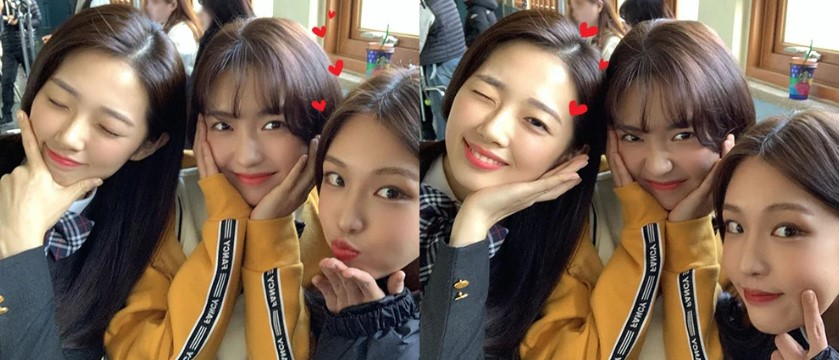
#> input picture img/sample10.jpg, 839 x 360 px
$ python mosaic.py   (older library calls are emulated)
#> lines starting #> are read from the running program, lines starting #| are printed output that depends on the picture
import matplotlib.pyplot as plt
import imutils
import cv2
import os
import sys

'''이미지 확인 function'''
def plt_imshow(title='image', img=None, figsize=(5, 5)):
    """이미지 영역 확보"""
    plt.figure(figsize=figsize)

    if type(img) == list:
        if type(title) == list:
            titles = title
        else:
            titles = []

            for i in range(len(img)):
                titles.append(title)

        for i in range(len(img)):
            if len(img[i].shape) <= 2:
                rgbImg = cv2.cvtColor(img[i], cv2.COLOR_GRAY2RGB)
            else:
                rgbImg = cv2.cvtColor(img[i], cv2.COLOR_BGR2RGB)

            plt.subplot(1, len(img), i + 1), plt.imshow(rgbImg)
            plt.title(titles[i])
            plt.xticks([]), plt.yticks([])

        plt.show()
    else:
        if len(img.shape) < 3:
            rgbImg = cv2.cvtColor(img, cv2.COLOR_GRAY2RGB)
        else:
            rgbImg = cv2.cvtColor(img, cv2.COLOR_BGR2RGB)

        plt.imshow(rgbImg)
        plt.title(title)
        plt.xticks([]), plt.yticks([])
        plt.show()


'''Load Haar cascades'''
cascades_path = 'resource'
detectorPaths = {
    "face": "haarcascade_frontalface_alt2.xml",
    "eyes": "haarcascade_eye_tree_eyeglasses.xml",
}

detectors = {}
for (name, path) in detectorPaths.items():
    path = os.path.sep.join([cascades_path, path])
    detectors[name] = cv2.CascadeClassifier(path)

'''Load Image'''
'''sample1, 4, 7, 8, 9에서만 됨'''
imageName = 'sample10.jpg'
image_path = 'img/' + imageName

image = cv2.imread(image_path)
#> image is the input picture: shape (360, 839, 3); mean B, G, R 85.4, 102.1, 122.8
image =imutils.resize(image, width=900)
#> image: shape (386, 900, 3)
gray = cv2.cvtColor(image, cv2.COLOR_BGR2GRAY)
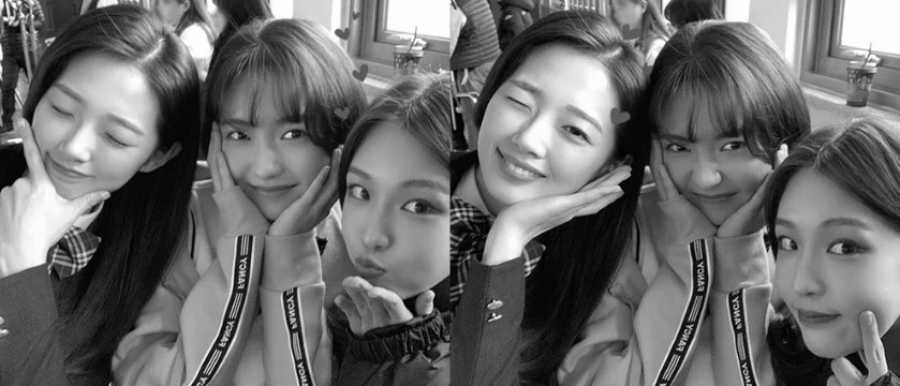
#> gray: shape (386, 900); min 0, max 255, mean 106.3

'''Face Detection'''
'''
cv2.CascadeClassifier.detectMultiScale(image, scaleFactor=None, minNeighbors=None, minSize=None, maxSize=None)
- image : 입력영상(cv2.CV_8U)
- scaleFactor : 영상 축소 비율. 기본값 1.1
- minNeighbors : 얼마나 많은 이웃 사각형이 검출 되어야 최종 검출 영역으로 설정할지 지정. 디폴트 3
- minSize : 최소 객체 크기
- maxSize : 최대 객체 크기
'''
faceRects = detectors["face"].detectMultiScale(gray, scaleFactor=1.07, minNeighbors=5, minSize=(30, 30),
                                               flags=cv2.CASCADE_SCALE_IMAGE)
#> faceRects = [[741, 194, 140, 140], [307, 141, 152, 152], [195, 79, 144, 144]]

for (fX, fY, fW, fH) in faceRects:
    # 얼굴 ROI 추출
    faceROI = gray[fY:fY + fH, fX:fX + fW]

    '''
    cv2.rectangle(img, pt1, pt2, color[, thickness[, lineType[, shift]]]) -> img
    - img : 이미지 파일
    - pt1 : 시작점 좌표 (x, y)
    - pt2 : 종료점 좌표 (x, y)
    - color : 색상 (blue, green, red) 0 ~ 255
    - thickness : 선 두께(default 1)
    - lineType : 선 종류
    - shift : fractional bit (default 0)
    '''
    mosaic_loc = image[fY:fY + fH, fX:fX + fW]
    mosaic_loc = cv2.GaussianBlur(mosaic_loc, (0, 0), 3)

    img_w_mosaic = image
    img_w_mosaic[fY:fY + fH, fX:fX + fW] = mosaic_loc
#> this loop made 3 passes
#> pass 1, `faceROI = gray[fY:fY + fH, fX:fX + fW]`:
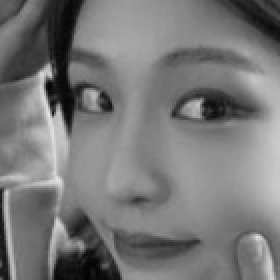
#> faceROI: shape (140, 140) (shown 2 times larger); min 3, max 229, mean 119.5
#> pass 1, `mosaic_loc = image[fY:fY + fH, fX:fX + fW]`:
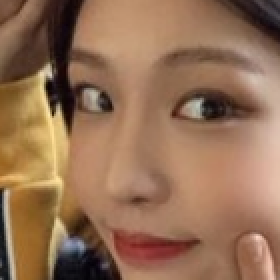
#> mosaic_loc: shape (140, 140, 3) (shown 2 times larger); mean B, G, R 84.5, 111.5, 148.6
#> pass 1, `mosaic_loc = cv2.GaussianBlur(mosaic_loc, (0, 0), 3)`:
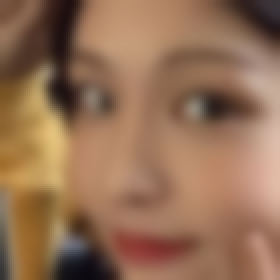
#> mosaic_loc: shape (140, 140, 3) (shown 2 times larger); mean B, G, R 84.6, 111.5, 148.7
#> pass 2, `faceROI = gray[fY:fY + fH, fX:fX + fW]`:
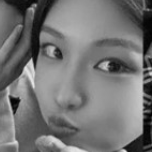
#> faceROI: shape (152, 152); min 2, max 229, mean 116
#> after the loop:
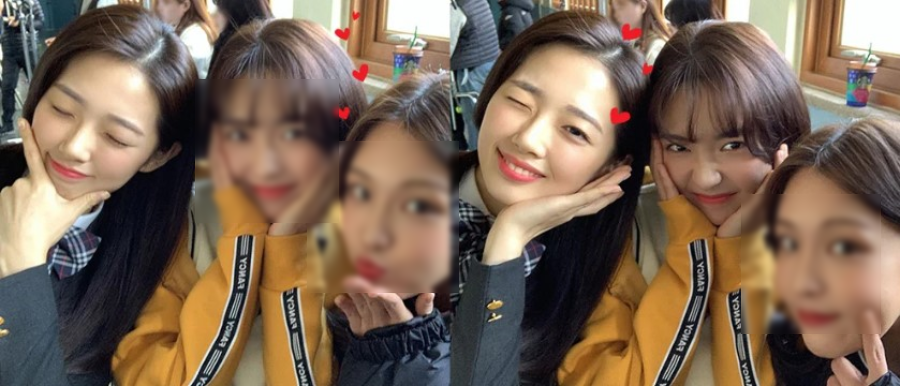
#> img_w_mosaic: shape (386, 900, 3); mean B, G, R 85.3, 102, 122.7


plt_imshow("Output", image, figsize=(16, 10))

$ run again, with img/sample1.jpg copied over img/sample10.jpg
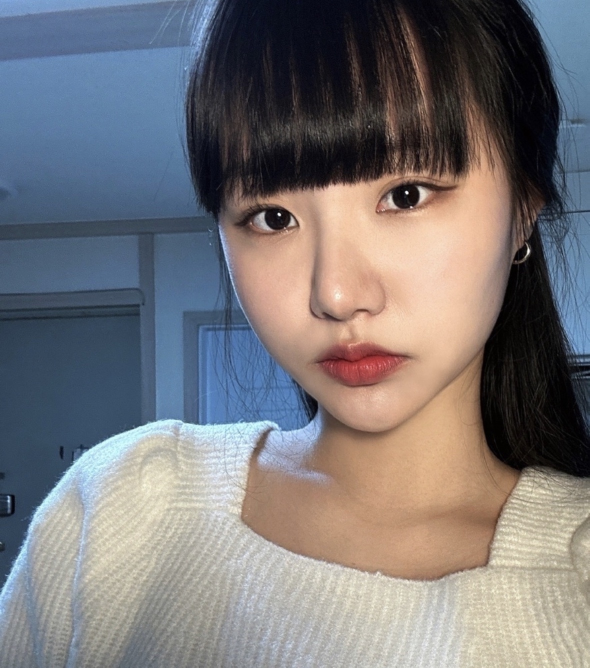
#> input picture img/sample1.jpg, 1179 x 1335 px (shown at 1/2 size)
#> image is the input picture: shape (1335, 1179, 3); mean B, G, R 120.2, 117.8, 120.4
#> image: shape (1019, 900, 3)
#> `gray = cv2.cvtColor(image, cv2.COLOR_BGR2GRAY)`:
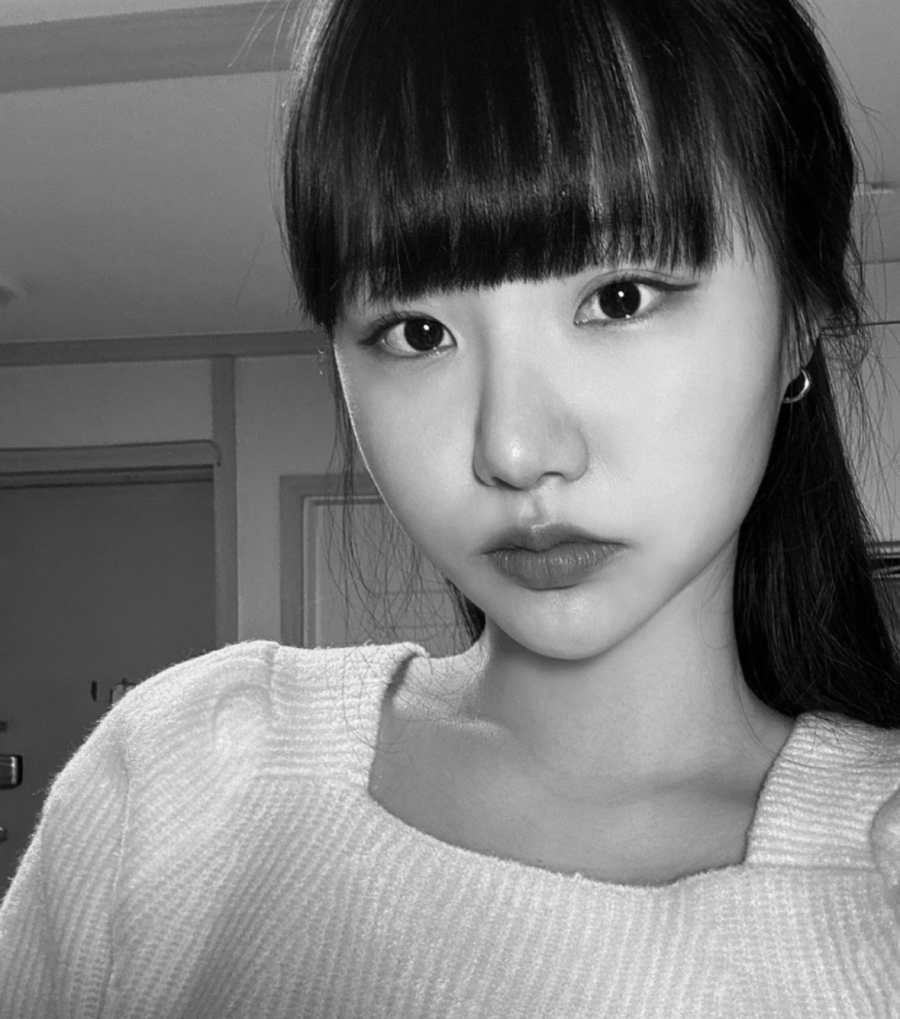
#> gray: shape (1019, 900); min 0, max 253, mean 118.9
#> faceRects = [[236, 82, 605, 605]]
#> the loop `for (fX, fY, fW, fH) in faceRects:` made 1 pass
#> pass 1, `mosaic_loc = cv2.GaussianBlur(mosaic_loc, (0, 0), 3)`:
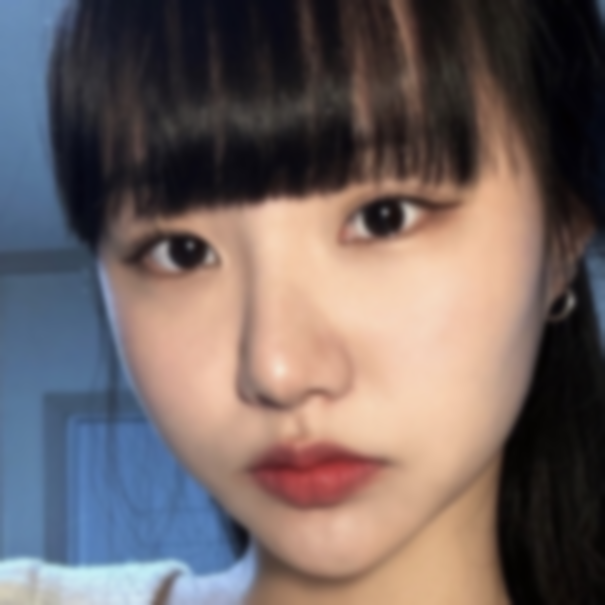
#> mosaic_loc: shape (605, 605, 3); mean B, G, R 98.4, 99.8, 112.4
